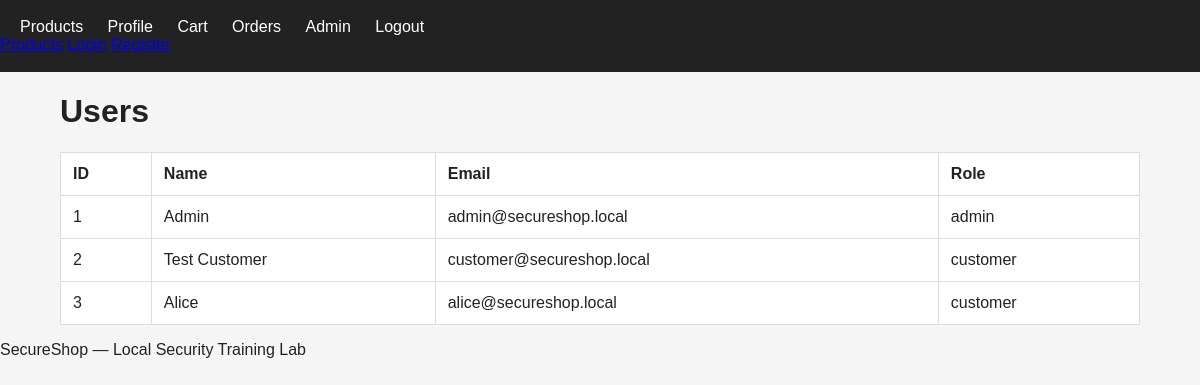
The app's page /admin/users (signed in) with its own data.
### app/models.py (models this page shows)
class User(db.Model):
    id = db.Column(db.Integer, primary_key=True)
    name = db.Column(
        db.String(100),
        nullable=False
    )
    email = db.Column(
        db.String(150),
        unique=True,
        nullable=False
    )
    password = db.Column(
        db.String(255),
        nullable=False
    )
    role = db.Column(
        db.String(20),
        nullable=False,
        default="customer"
    )
    orders = db.relationship(
        "Order",
        backref="user",
        lazy=True
    )
    cart_items = db.relationship(
        "CartItem",
        backref="user",
        lazy=True,
        cascade="all, delete-orphan"
    )

### app/routes.py (the view)
@main.route("/admin/users")
@admin_required
def admin_users():
    users = User.query.order_by(
        User.id
    ).all()
    return render_template(
        "admin/users.html",
        users=users
    )

### app/routes.py (called while the page is built)
def admin_required(function):
    @wraps(function)
    def wrapper(*args, **kwargs):
        if "user_id" not in session:
            flash("Please log in first.")
            return redirect(url_for("main.login"))
        if session.get("role") != "admin":
            flash("Administrator access required.")
            return redirect(url_for("main.index"))
        return function(*args, **kwargs)
    return wrapper

### app/templates/admin/users.html (shortened to what this page needs)
{% extends "base.html" %}
{% block content %}
<h1>Users</h1>
<table>
    <tr>
        <th>ID</th>
        <th>Name</th>
        <th>Email</th>
        <th>Role</th>
    </tr>
    {% for user in users %}
    <tr>
        <td>{{ user.id }}</td>
        <td>{{ user.name }}</td>
        <td>{{ user.email }}</td>
        <td>{{ user.role }}</td>
    </tr>
    {% endfor %}
</table>
{% endblock %}

### app/static/css/style.css (style rules this page uses)
* { box-sizing: border-box; }
body { margin: 0; font-family: Arial, sans-serif; background: #f5f5f5; color: #222; }
table { width: 100%; background: white; border-collapse: collapse; margin-top: 20px; }
th, td { padding: 12px; border: 1px solid #ddd; text-align: left; }
th { font-weight: bold; }

### records on screen
User: id "1", name "Admin", email "admin@secureshop.local", role "admin"
User: id "2", name "Test Customer", email "customer@secureshop.local", role "customer"
User: id "3", name "Alice", email "alice@secureshop.local", role "customer"
